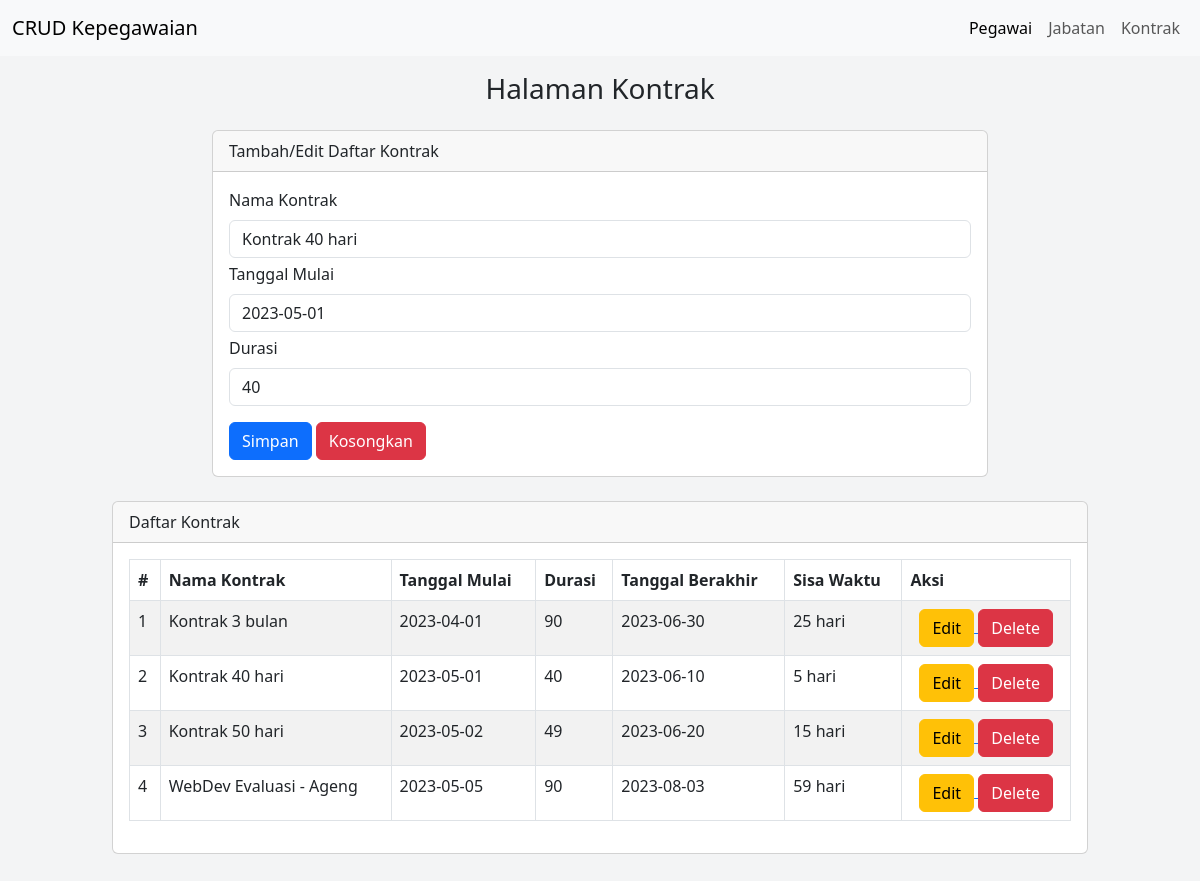
The app's page /kontrak.php?hal=edit&id=2 with its own data.
### tables this page shows
CREATE TABLE `kontrak` (
  `id_kontrak` int(11) NOT NULL,
  `nama_kontrak` varchar(50) NOT NULL,
  `tgl_mulai` date NOT NULL,
  `durasi` int(11) NOT NULL
);

### kontrak.php (the view, shortened to what this page needs)
<?php
    include "inc/koneksi.php";
    if(isset($_GET['hal'])){
        if($_GET['hal'] == "edit"){
            $viewdata = mysqli_query($conn, "SELECT * FROM kontrak WHERE id_kontrak = '$_GET[id]' ");
            $data = mysqli_fetch_array($viewdata);
            if($data){
                $var_namakontrak = $data['nama_kontrak'];
                $var_tglmulai = $data['tgl_mulai'];
                $var_durasi = $data['durasi'];
            }
        }else if($_GET['hal'] == "delete"){
            $delete = mysqli_query($conn, "DELETE FROM kontrak WHERE id_kontrak = '$_GET[id]' ");
            if($delete){
                echo "<script>
                    alert('Hapus data Sukses!');
                    document.location='kontrak.php';
                </script>";
            }
        }
    }
?>
<!DOCTYPE html>
<html lang="en">
<head>
    <link href="https://cdn.jsdelivr.net/npm/bootstrap@5.3.0/dist/css/bootstrap.min.css" rel="stylesheet">
</head>
<body class="overflow-x-hidden">
    <section class="min-vh-100" style="background-color: #f3f4f5;">
        <?php include "inc/navbar.php";?>
        <div class="mt-3">
            <h3 class="row justify-content-center">Halaman Kontrak</h3>
        </div>
        <div class="mx-auto row justify-content-center">
        <div class="col-md-8">
            <div class="card mt-3 mb-2">
                <div class="card-header">
                    Tambah/Edit Daftar Kontrak
                </div>
                <div class="card-body">
                    <form action="" method="post">
                        <div class="mb-1">
                            <label for="tb_namakontrak" class="form-label">Nama Kontrak</label>
                            <input type="text" name="tb_namakontrak" value="<?=@$var_namakontrak?>" class="form-control">
                        </div>
                        <div class="mb-1">
                            <label for="tb_tglmulai" class="form-label">Tanggal Mulai</label>
                            <input type="text" name="tb_tglmulai" value="<?=@$var_tglmulai?>" class="form-control">
                        </div>
                        <div class="mb-3">
                            <label for="tb_durasi" class="form-label">Durasi</label>
                            <input type="text" name="tb_durasi" value="<?=@$var_durasi?>" class="form-control">
                        </div>
                        <div>
                            <button type="submit" class="btn btn-primary" name="btn_simpan" >Simpan</button>
                            <button type="reset" class="btn btn-danger" name="btn_reset" >Kosongkan</button>
                        </div>
                    </form>
                </div>
            </div>
        </div>
        </div>
        <div class="mx-auto row justify-content-center pb-5">
        <div class="col-md-10">
            <div class="card mt-3 mb-2">
                <div class="card-header">
                    Daftar Kontrak
                </div>
                <div class="card-body overflow-x-auto">
                    <table class="table table-bordered table-striped">
                        <thead>
                            <tr>
                                <th>#</th>
                                <th>Nama Kontrak</th>
                                <th>Tanggal Mulai</th>
                                <th>Durasi</th>
                                <th>Tanggal Berakhir</th>
                                <th>Sisa Waktu</th>
                                <th>Aksi</th>
                            </tr>
                        </thead>
                        <tbody>
                            <?php
                                $no=1;
                                $result = mysqli_query($conn, "SELECT * FROM kontrak");
                                while ($data = mysqli_fetch_array($result)) :
                            ?>
                                <tr>
                                    <td><?=$no++;?></td>
                                    <td><?=$data['nama_kontrak']?></td>
                                    <td><?=$data['tgl_mulai']?></td>
                                    <td><?=$data['durasi']?></td>
                                    <td>
                                        <?php
                                            $tgl_mulai = $data['tgl_mulai'];
                                            $durasi = $data['durasi'];
                                            $tgl_berakhir = date('Y-m-d', strtotime($tgl_mulai . ' + ' . $durasi . ' days'));
                                            echo $tgl_berakhir;
                                        ?>
                                    </td>
                                    <td>
                                        <?php
                                            $tgl_mulai = $data['tgl_mulai'];
                                            $durasi = $data['durasi'];
                                            $tgl_berakhir = date('Y-m-d', strtotime($tgl_mulai . ' + ' . $durasi . ' days'));
                                            $tgl_sekarang = date('Y-m-d');
                                            $sisa_hari = floor((strtotime($tgl_berakhir) - strtotime($tgl_sekarang)) / (60 * 60 * 24));
                                            echo $sisa_hari . " hari";
                                        ?>
                                    </td>
                                    <td class="text-center">
                                        <a href="kontrak.php?hal=edit&id=<?=$data['id_kontrak']?>">
                                            <button type="button" class="btn btn-warning">Edit</button>
                                        </a>
                                        <a href="kontrak.php?hal=delete&id=<?=$data['id_kontrak']?>">
                                            <button type="button" class="btn btn-danger">Delete</button>
                                        </a>
                                    </td>
                                </tr>
                            <?php endwhile;  ?>
                        </tbody>
                    </table>
                </div>
            </div>
        </div>
        </div>
    </section>
</body>
</html>

### records on screen
kontrak: tb_namakontrak "Kontrak 40 hari", tb_tglmulai "2023-05-01", tb_durasi "40", nama_kontrak "Kontrak 40 hari", tgl_mulai "2023-05-01", durasi "40", tgl_berakhir "2023-06-10", sisa_hari "5"
kontrak: nama_kontrak "Kontrak 3 bulan", tgl_mulai "2023-04-01", durasi "90", tgl_berakhir "2023-06-30", sisa_hari "25"
kontrak: nama_kontrak "Kontrak 50 hari", tgl_mulai "2023-05-02", durasi "49", tgl_berakhir "2023-06-20", sisa_hari "15"
kontrak: nama_kontrak "WebDev Evaluasi - Ageng", tgl_mulai "2023-05-05", durasi "90", tgl_berakhir "2023-08-03", sisa_hari "59"
